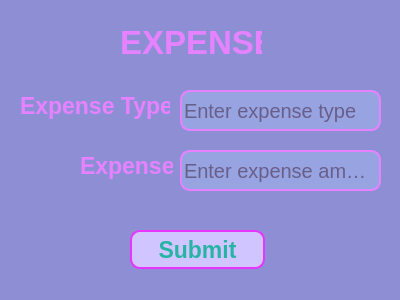
<?xml version="1.0" encoding="UTF-8"?>
<ui version="4.0">
 <class>ExpenseDialog</class>
 <widget class="QDialog" name="ExpenseDialog">
  <property name="geometry">
   <rect>
    <x>0</x>
    <y>0</y>
    <width>400</width>
    <height>300</height>
   </rect>
  </property>
  <property name="windowTitle">
   <string>Dialog</string>
  </property>
  <property name="styleSheet">
   <string notr="true">background-color: rgb(142, 142, 212);</string>
  </property>
  <widget class="QPushButton" name="Expense_Submit_pushButton">
   <property name="geometry">
    <rect>
     <x>130</x>
     <y>230</y>
     <width>135</width>
     <height>39</height>
    </rect>
   </property>
   <property name="font">
    <font>
     <pointsize>17</pointsize>
     <bold>true</bold>
    </font>
   </property>
   <property name="cursor">
    <cursorShape>PointingHandCursor</cursorShape>
   </property>
   <property name="styleSheet">
    <string notr="true">QPushButton{
	
	background-color: rgb(209, 197, 255);
	color: rgb(39, 180, 164);
	border: 2px solid #e735ff;
border-radius: 10px;
}</string>
   </property>
   <property name="text">
    <string>Submit</string>
   </property>
  </widget>
  <widget class="QLineEdit" name="Expense_Amount_lineEdit">
   <property name="geometry">
    <rect>
     <x>180</x>
     <y>150</y>
     <width>201</width>
     <height>41</height>
    </rect>
   </property>
   <property name="font">
    <font>
     <pointsize>15</pointsize>
    </font>
   </property>
   <property name="styleSheet">
    <string notr="true">QLineEdit{
	background-color: rgb(151, 164, 225);
	color: rgb(58, 24, 51);
border: 2px solid #e682ff;
border-radius: 10px;
}</string>
   </property>
   <property name="placeholderText">
    <string>Enter expense amount</string>
   </property>
  </widget>
  <widget class="QLineEdit" name="Expense_Type_lineEdit">
   <property name="geometry">
    <rect>
     <x>180</x>
     <y>90</y>
     <width>201</width>
     <height>41</height>
    </rect>
   </property>
   <property name="font">
    <font>
     <pointsize>15</pointsize>
    </font>
   </property>
   <property name="styleSheet">
    <string notr="true">QLineEdit{
	background-color: rgb(151, 164, 225);
	color: rgb(58, 24, 51);
border: 2px solid #e682ff;
border-radius: 10px;
}</string>
   </property>
   <property name="placeholderText">
    <string>Enter expense type</string>
   </property>
  </widget>
  <widget class="QLabel" name="label">
   <property name="geometry">
    <rect>
     <x>120</x>
     <y>20</y>
     <width>142</width>
     <height>44</height>
    </rect>
   </property>
   <property name="font">
    <font>
     <pointsize>25</pointsize>
     <bold>true</bold>
    </font>
   </property>
   <property name="styleSheet">
    <string notr="true">color: rgb(230, 130, 255);</string>
   </property>
   <property name="text">
    <string>EXPENSE</string>
   </property>
  </widget>
  <widget class="QLabel" name="label_2">
   <property name="geometry">
    <rect>
     <x>20</x>
     <y>90</y>
     <width>150</width>
     <height>31</height>
    </rect>
   </property>
   <property name="font">
    <font>
     <pointsize>17</pointsize>
     <bold>true</bold>
    </font>
   </property>
   <property name="styleSheet">
    <string notr="true">color: rgb(230, 130, 255);</string>
   </property>
   <property name="text">
    <string>Expense Type:</string>
   </property>
  </widget>
  <widget class="QLabel" name="label_3">
   <property name="geometry">
    <rect>
     <x>80</x>
     <y>150</y>
     <width>93</width>
     <height>31</height>
    </rect>
   </property>
   <property name="font">
    <font>
     <pointsize>17</pointsize>
     <bold>true</bold>
    </font>
   </property>
   <property name="styleSheet">
    <string notr="true">color: rgb(230, 130, 255);</string>
   </property>
   <property name="text">
    <string>Expense:</string>
   </property>
  </widget>
 </widget>
 <resources/>
 <connections/>
</ui>
